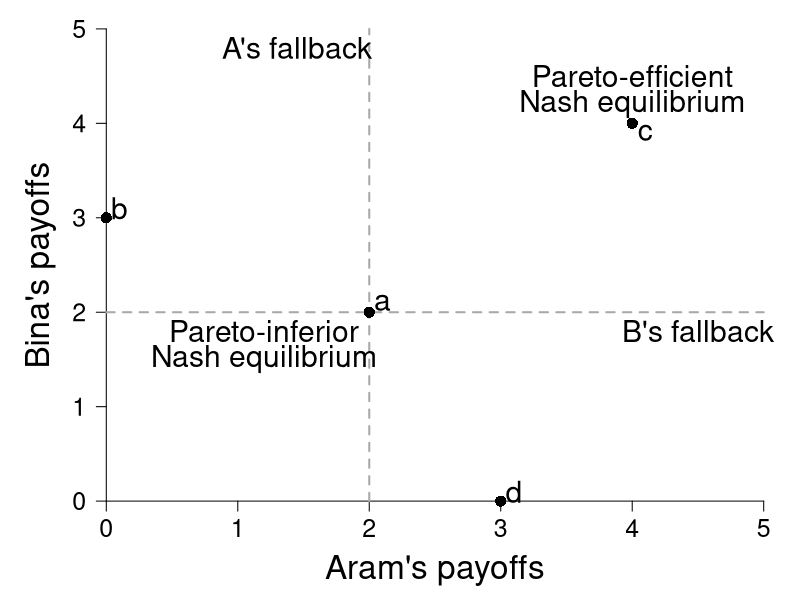

R code for this plot:
require(shape)
pdf(file = "society/society_assurance_points.pdf", width = 9, height = 7)

#Set parameters for graphics
pointsize <- 1.8
axislabelsize <- 2
labelsize <- 1.5
namesize <- 1.8
annotatesize <- 1.8
graphlinewidth <- 2
segmentlinewidth <- 1.5
par(mar =  c(4, 4, 0.5, 0.5))
xlims <- c(0, 5)
ylims <- c(0, 5)


COL <- c("#7fc97f", "#beaed4", "#fdc086", "#ffff99", "#386cb0", "#f0027f", "#bf5b17", "#666666")
COLA <- c("#99d8c9","#66c2a4","#41ae76", "#238b45", "#005824")
COLB <- c("#4eb3d3", "#2b8cbe", "#0868ac","#084081")


#Plot command 
plot(0, 0, xlim = xlims, ylim = ylims, type = "n",
     xlab = "",
     ylab = "",
     xaxt = "n", yaxt = "n", cex.lab = axislabelsize, bty = "n")


#Customize ticks and labels for the plot
ticksy <- seq(0, 5, 1)
ylabels <- seq(0, 5, 1)
ticksx <- seq(0, 5, 1)
xlabels <- seq(0, 5, 1)
axis(1, at = ticksx, pos = 0, labels = xlabels, cex.axis = labelsize)
axis(2, at = ticksy, pos = 0, labels = ylabels, las = 1, cex.axis = labelsize)

mtext(expression(paste("Aram's payoffs")), side=1, line = 2.5, cex = axislabelsize)
text(-0.5, 0.5*ylims[2], expression(paste("Bina's payoffs")), xpd = TRUE, cex = axislabelsize, srt = 90) 



#Rent polygon
#xrent <- c(2, 4, 3.33, 2)
#yrent <- c(3.33, 4, 2, 2)
#polygon(xrent, yrent, col=COL[4], density=NULL, border = NA)

# xrent <- c(2, 4, 4, 2)
# yrent <- c(4, 4, 2, 2)
# polygon(xrent, yrent, col=COL[4], density=NULL, border = NA)


#Lines for the coordinates of the Nash equilbrium
#segments(1, 3, 4, 4, lty = 1, col = "#7fc97f", lwd = 4)
#segments(3, 1, 4, 4, lty = 1, col = "#7fc97f", lwd = 4)

#Lines for Fallback positions
segments(0, 2, 5, 2, lty = 2, col = "darkgrey", lwd = 2)
text(4.5, 1.8, expression(paste("B's fallback")), cex = annotatesize)
segments(2, 0, 2, 5, lty = 2, col = "darkgrey", lwd = 2)
text(1.45, 4.8, expression(paste("A's fallback")), cex = annotatesize)

#Add points a, b, c and c
points(0, 3, pch = 16, col = "black", cex = 1.5)
text(0.1, 3.1, expression(paste(b)), cex = annotatesize)
points(4, 4, pch = 16, col = "black", cex = 1.5)
text(4.1, 3.9, expression(paste(c)), cex = annotatesize)

text(4, 4.5, expression(paste("Pareto-efficient")), cex = annotatesize)
text(4, 4.2, expression(paste("Nash equilibrium")), cex = annotatesize)

points(3, 0, pch = 16, col = "black", cex = 1.5)
text(3.1, 0.1, expression(paste(d)), cex = annotatesize)
points(2, 2, pch = 16, col = "black", cex = 1.5)
text(2.1, 2.1, expression(paste(a)), cex = annotatesize)

#points(3.33, 2, pch = 16, col = "black", cex = 1.5)
#text(3.4, 1.9, expression(paste(f)))
#points(2, 3.33, pch = 16, col = "black", cex = 1.5)
#text(1.9, 3.45, expression(paste(e)))
text(1.2, 1.8, expression(paste("Pareto-inferior")), cex = annotatesize)
text(1.2, 1.5, expression(paste("Nash equilibrium")), cex = annotatesize)

#Label utility possibilities frontier
#text(4.05, 2.6, expression(paste("Utility Possibilities")))
#text(4.05, 2.4, expression(paste("Frontier (upf)")))

#Arrows and economic rent label
# Arrows(3, 4.2, 3, 3.6, col = "black", lty = 1, lwd = 2, arr.type = "triangle")
# text(3, 4.5,  expression(paste("Economic")))
# text(3, 4.3,  expression(paste("Surplus")))

dev.off()
